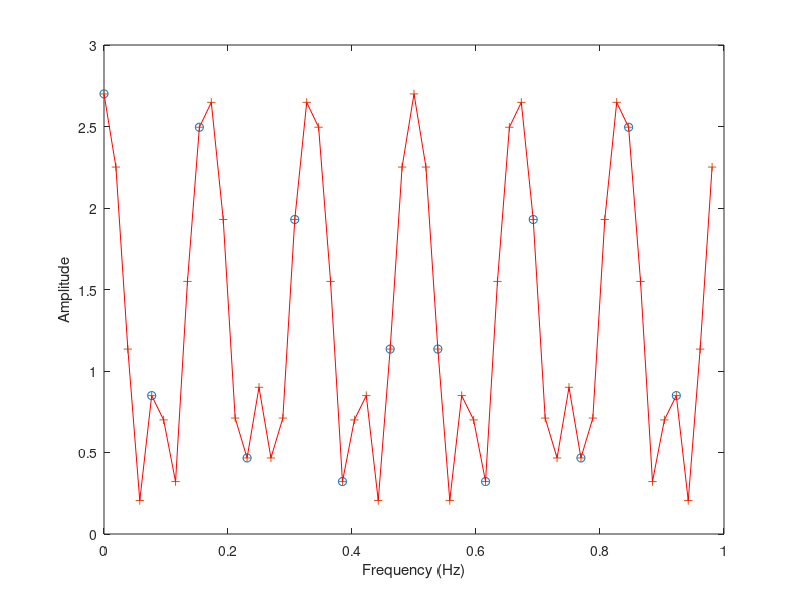

Recreate this plot in MATLAB.
h = [1 zeros(1,5) 0.9 zeros(1,5) 0.8];
H = fft(h);
f = [0:1/length(h):(length(h)-1)/length(h)]; %Using normalized frequencies
plot(f, abs(H), 'o');
xlabel('Frequency (Hz)');
ylabel('Amplitude');

hold on;

h = [1 zeros(1,5) 0.9 zeros(1,5) 0.8 zeros(1,39)];
H = fft(h);
f = [0:1/length(h):(length(h)-1)/length(h)];
plot(f, abs(H), '+')

hold on
plot(f, abs(H), 'r')